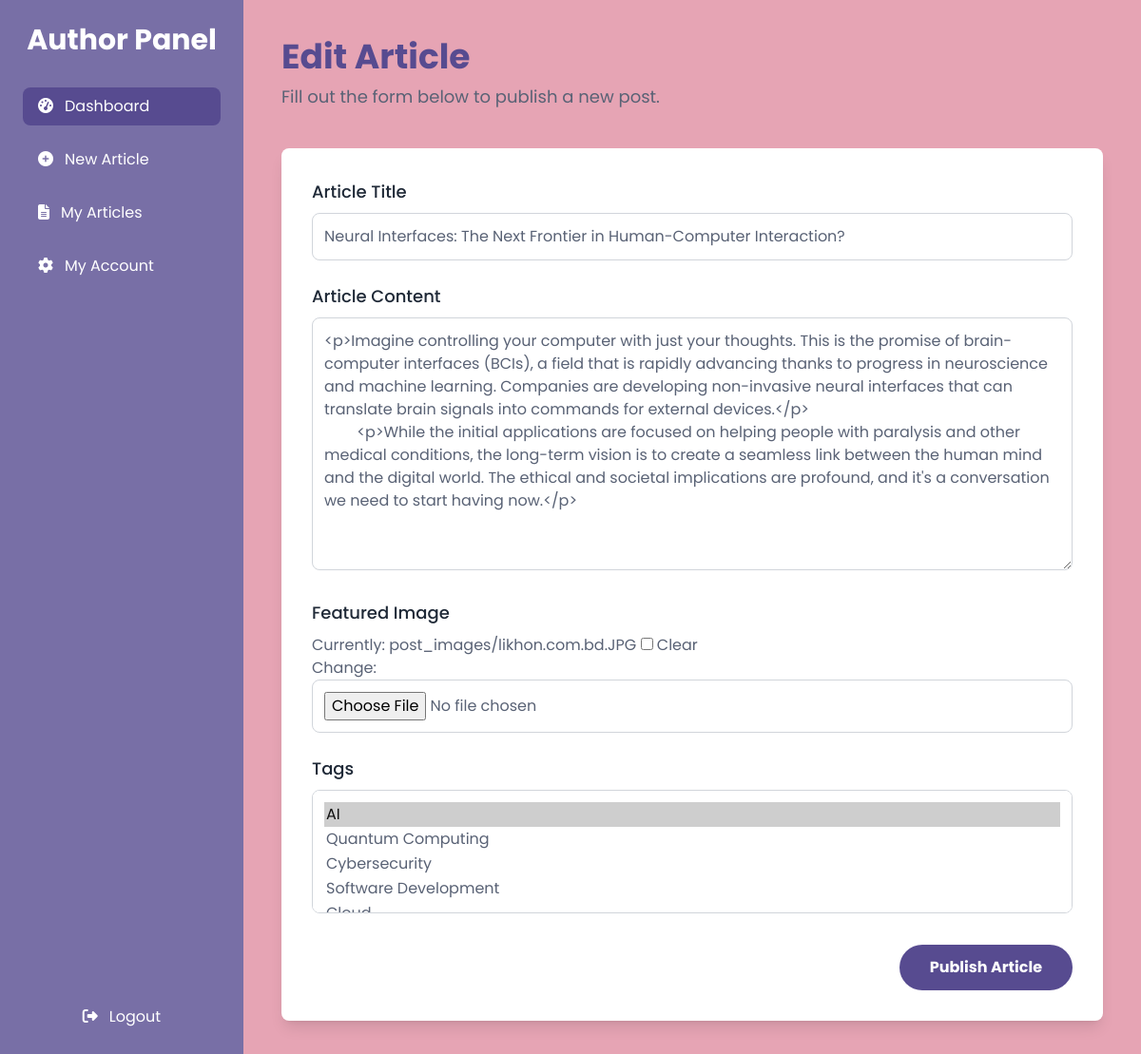
/blog/dashboard/edit-article/neural-interfaces-the-next-frontier-in-human-computer-interaction/ (signed in), run on the app's committed database.
### apps/blog/models.py (models this page shows, shortened)
class Post(models.Model):
    title = models.CharField(max_length=200)
    slug = models.SlugField(unique=True, max_length=200, blank=True)
    content = models.TextField()
    author = models.ForeignKey(User, on_delete=models.CASCADE)
    featured_image = models.ImageField(upload_to='post_images/', blank=True, null=True)
    tags = models.ManyToManyField(Tag, blank=True)
    views = models.IntegerField(default=0)
    created_at = models.DateTimeField(auto_now_add=True)
    updated_at = models.DateTimeField(auto_now=True)

### apps/blog/views.py (the view)
# urls.py: path('dashboard/edit-article/<str:slug>/', author_edit_article, name='author_edit_article'),
@login_required
def author_edit_article(request, slug):
    post = get_object_or_404(Post, slug=slug, author=request.user)
    if request.method == 'POST':
        form = PostForm(request.POST, request.FILES, instance=post)
        if form.is_valid():
            form.save()
            return redirect('author_myarticle')
    else:
        form = PostForm(instance=post)
    return render(request, 'blog/author/create.html', {'form': form})

### apps/blog/forms.py
class PostForm(forms.ModelForm):
    class Meta:
        model = Post
        fields = ('title', 'content', 'featured_image', 'tags')
        widgets = {
            'title': forms.TextInput(attrs={'class': 'w-full p-3 border border-gray-300 rounded-lg focus:outline-none focus:ring-2 focus:ring-purple-corallite'}),
            'content': forms.Textarea(attrs={'class': 'w-full p-3 border border-gray-300 rounded-lg focus:outline-none focus:ring-2 focus:ring-purple-corallite', 'rows': 10}),
            'featured_image': forms.ClearableFileInput(attrs={'class': 'w-full p-3 border border-gray-300 rounded-lg'}),
            'tags': forms.SelectMultiple(attrs={'class': 'w-full p-3 border border-gray-300 rounded-lg focus:outline-none focus:ring-2 focus:ring-purple-corallite'}),
        }

### apps/blog/models.py (called while the page is built)
    def __str__(self):
        return self.name

### apps/blog/templates/blog/author/create.html (shortened to what this page needs)
{% extends "blog/author/author.html" %}
{% block contents %}
        <main class="flex-1 p-10">
            <header class="mb-10" data-aos="fade-down">
                <h2 class="text-4xl font-bold text-purple-corallite">{% if form.instance.pk %}Edit{% else %}Create New{% endif %} Article</h2>
                <p class="text-lg mt-2">Fill out the form below to publish a new post.</p>
            </header>
            <div class="bg-white p-8 rounded-lg shadow-lg" data-aos="fade-up">
                <form action="" method="post" enctype="multipart/form-data" >
                    <div class="mb-6">
                        <label for="{{ form.title.id_for_label }}" class="block text-lg font-medium text-gray-800 mb-2">Article Title</label>
                        {{ form.title }}
                    </div>
                    <div class="mb-6">
                        <label for="{{ form.content.id_for_label }}" class="block text-lg font-medium text-gray-800 mb-2">Article Content</label>
                        {{ form.content }}
                    </div>
                    <div class="mb-6">
                        <label for="{{ form.featured_image.id_for_label }}" class="block text-lg font-medium text-gray-800 mb-2">Featured Image</label>
                        {{ form.featured_image }}
                    </div>
                    <div class="mb-6">
                        <label for="{{ form.tags.id_for_label }}" class="block text-lg font-medium text-gray-800 mb-2">Tags</label>
                        {{ form.tags }}
                    </div>
                    <div class="mt-8 text-right">
                        <button type="submit" class="bg-purple-corallite hover:bg-purple-mountain-majesty text-white font-bold py-3 px-8 rounded-full transition duration-300">Publish Article</button>
                    </div>
                </form>
            </div>
        </main>
    <link href="https://cdn.jsdelivr.net/npm/select2@4.1.0-rc.0/dist/css/select2.min.css" rel="stylesheet" />
{% endblock contents %}

### apps/blog/templates/blog/author/author.html (style rules this page uses)
body { font-family: 'Poppins', sans-serif; }

### data on the page
Post: title "Neural Interfaces: The Next Frontier in Human-Computer Interaction?", content "<p>Imagine controlling your computer with just your thoughts. This is the promise of brain-computer interfaces (BCIs), a field that is rapidly advancing thanks to progress in neuroscience and machine learning. Companies are developing non-invasive neural interfaces that can translate brain signals into commands for external devices.</p> <p>While the initial applications are focused on helping people with paralysis and other medical conditions, the long-term vision is to create a seamless link between the human mind and the digital world. The ethical and societal implications are profound, and it's a conversation we need to start having now.</p>"
